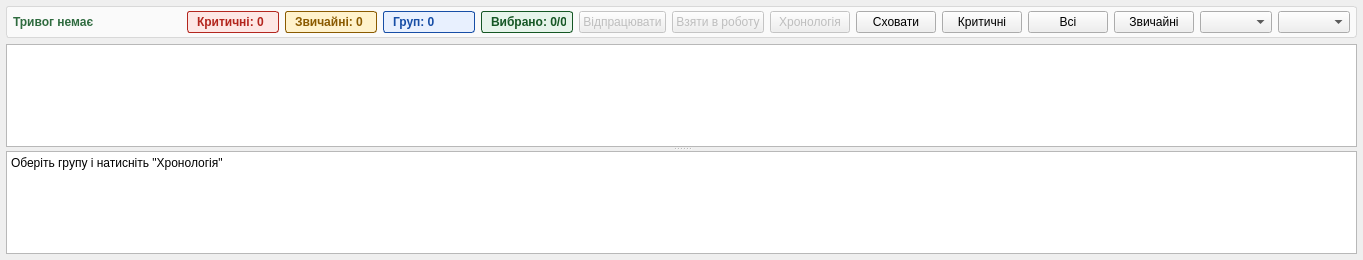
<?xml version="1.0" encoding="UTF-8"?>
<ui version="4.0">
 <class>AlarmPanel</class>
 <widget class="QWidget" name="AlarmPanel">
  <property name="geometry">
   <rect>
    <x>0</x>
    <y>0</y>
    <width>980</width>
    <height>260</height>
   </rect>
  </property>
  <layout class="QVBoxLayout" name="alarmRootLayout">
   <property name="leftMargin">
    <number>6</number>
   </property>
   <property name="topMargin">
    <number>6</number>
   </property>
   <property name="rightMargin">
    <number>6</number>
   </property>
   <property name="bottomMargin">
    <number>6</number>
   </property>
   <item>
    <widget class="QFrame" name="alarmRibbon">
     <property name="styleSheet">
      <string notr="true">QFrame { background: #fafafa; border: 1px solid #d8d8d8; border-radius: 3px; }</string>
     </property>
     <property name="frameShape">
      <enum>QFrame::StyledPanel</enum>
     </property>
     <layout class="QHBoxLayout" name="ribbonLayout">
      <property name="leftMargin">
       <number>6</number>
      </property>
      <property name="topMargin">
       <number>4</number>
      </property>
      <property name="rightMargin">
       <number>6</number>
      </property>
      <property name="bottomMargin">
       <number>4</number>
      </property>
      <item>
       <widget class="QLabel" name="statusLabel">
        <property name="minimumSize">
         <size>
          <width>168</width>
          <height>0</height>
         </size>
        </property>
        <property name="text">
         <string>Тривог немає</string>
        </property>
        <property name="styleSheet">
         <string notr="true">font-weight: 700; color: #2f6b3f; border: 0; background: transparent;</string>
        </property>
       </widget>
      </item>
      <item>
       <widget class="QLabel" name="criticalLabel">
        <property name="minimumSize">
         <size>
          <width>92</width>
          <height>0</height>
         </size>
        </property>
        <property name="text">
         <string>Критичні: 0</string>
        </property>
        <property name="styleSheet">
         <string notr="true">font-weight: 700; color: #b3261e; background: #fde7e5; border: 1px solid #b3261e; border-radius: 3px; padding: 3px 6px;</string>
        </property>
       </widget>
      </item>
      <item>
       <widget class="QLabel" name="normalLabel">
        <property name="minimumSize">
         <size>
          <width>92</width>
          <height>0</height>
         </size>
        </property>
        <property name="text">
         <string>Звичайні: 0</string>
        </property>
        <property name="styleSheet">
         <string notr="true">font-weight: 700; color: #8a5a00; background: #fff2cc; border: 1px solid #8a5a00; border-radius: 3px; padding: 3px 6px;</string>
        </property>
       </widget>
      </item>
      <item>
       <widget class="QLabel" name="groupCountLabel">
        <property name="minimumSize">
         <size>
          <width>92</width>
          <height>0</height>
         </size>
        </property>
        <property name="text">
         <string>Груп: 0</string>
        </property>
        <property name="styleSheet">
         <string notr="true">font-weight: 700; color: #174ea6; background: #e8f0fe; border: 1px solid #174ea6; border-radius: 3px; padding: 3px 6px;</string>
        </property>
       </widget>
      </item>
      <item>
       <widget class="QLabel" name="selectionLabel">
        <property name="minimumSize">
         <size>
          <width>92</width>
          <height>0</height>
         </size>
        </property>
        <property name="text">
         <string>Вибрано: 0/0</string>
        </property>
        <property name="styleSheet">
         <string notr="true">font-weight: 700; color: #155724; background: #e6f4ea; border: 1px solid #155724; border-radius: 3px; padding: 3px 6px;</string>
        </property>
       </widget>
      </item>
      <item>
       <widget class="QPushButton" name="processButton">
        <property name="enabled">
         <bool>false</bool>
        </property>
        <property name="toolTip">
         <string>Відпрацювати вибрані тривоги</string>
        </property>
        <property name="text">
         <string>Відпрацювати</string>
        </property>
       </widget>
      </item>
      <item>
       <widget class="QPushButton" name="pickButton">
        <property name="enabled">
         <bool>false</bool>
        </property>
        <property name="toolTip">
         <string>Закріпити вибрані тривоги за оператором</string>
        </property>
        <property name="text">
         <string>Взяти в роботу</string>
        </property>
       </widget>
      </item>
      <item>
       <widget class="QPushButton" name="historyButton">
        <property name="enabled">
         <bool>false</bool>
        </property>
        <property name="toolTip">
         <string>Показати хронологію вибраної групи</string>
        </property>
        <property name="text">
         <string>Хронологія</string>
        </property>
       </widget>
      </item>
      <item>
       <widget class="QPushButton" name="hideHistoryButton">
        <property name="toolTip">
         <string>Сховати хронологію</string>
        </property>
        <property name="text">
         <string>Сховати</string>
        </property>
       </widget>
      </item>
      <item>
       <spacer name="ribbonSpacer">
        <property name="orientation">
         <enum>Qt::Horizontal</enum>
        </property>
        <property name="sizeHint" stdset="0">
         <size>
          <width>40</width>
          <height>20</height>
         </size>
        </property>
       </spacer>
      </item>
      <item>
       <widget class="QPushButton" name="criticalFilterButton">
        <property name="text">
         <string>Критичні</string>
        </property>
       </widget>
      </item>
      <item>
       <widget class="QPushButton" name="allFilterButton">
        <property name="text">
         <string>Всі</string>
        </property>
       </widget>
      </item>
      <item>
       <widget class="QPushButton" name="normalFilterButton">
        <property name="text">
         <string>Звичайні</string>
        </property>
       </widget>
      </item>
      <item>
       <widget class="QComboBox" name="sourceFilter"/>
      </item>
      <item>
       <widget class="QComboBox" name="severityFilter"/>
      </item>
     </layout>
    </widget>
   </item>
   <item>
    <widget class="QSplitter" name="alarmSplitter">
     <property name="orientation">
      <enum>Qt::Vertical</enum>
     </property>
     <widget class="QTableView" name="alarmGroupTable">
      <property name="alternatingRowColors">
       <bool>true</bool>
      </property>
      <property name="selectionBehavior">
       <enum>QAbstractItemView::SelectRows</enum>
      </property>
      <property name="selectionMode">
       <enum>QAbstractItemView::ExtendedSelection</enum>
      </property>
      <property name="styleSheet">
       <string notr="true">QTableView { gridline-color: #e7e7e7; selection-background-color: #174ea6; selection-color: white; } QHeaderView::section { background: #f7f7f7; border: 0; border-bottom: 1px solid #d5d5d5; padding: 5px; font-weight: 600; }</string>
      </property>
     </widget>
     <widget class="QTextBrowser" name="historyBrowser">
      <property name="visible">
       <bool>false</bool>
      </property>
      <property name="html">
       <string>&lt;!DOCTYPE HTML PUBLIC "-//W3C//DTD HTML 4.0//EN" "http://www.w3.org/TR/REC-html40/strict.dtd"&gt;&lt;html&gt;&lt;body&gt;Оберіть групу і натисніть &quot;Хронологія&quot;&lt;/body&gt;&lt;/html&gt;</string>
      </property>
     </widget>
    </widget>
   </item>
  </layout>
 </widget>
 <resources/>
 <connections/>
</ui>
